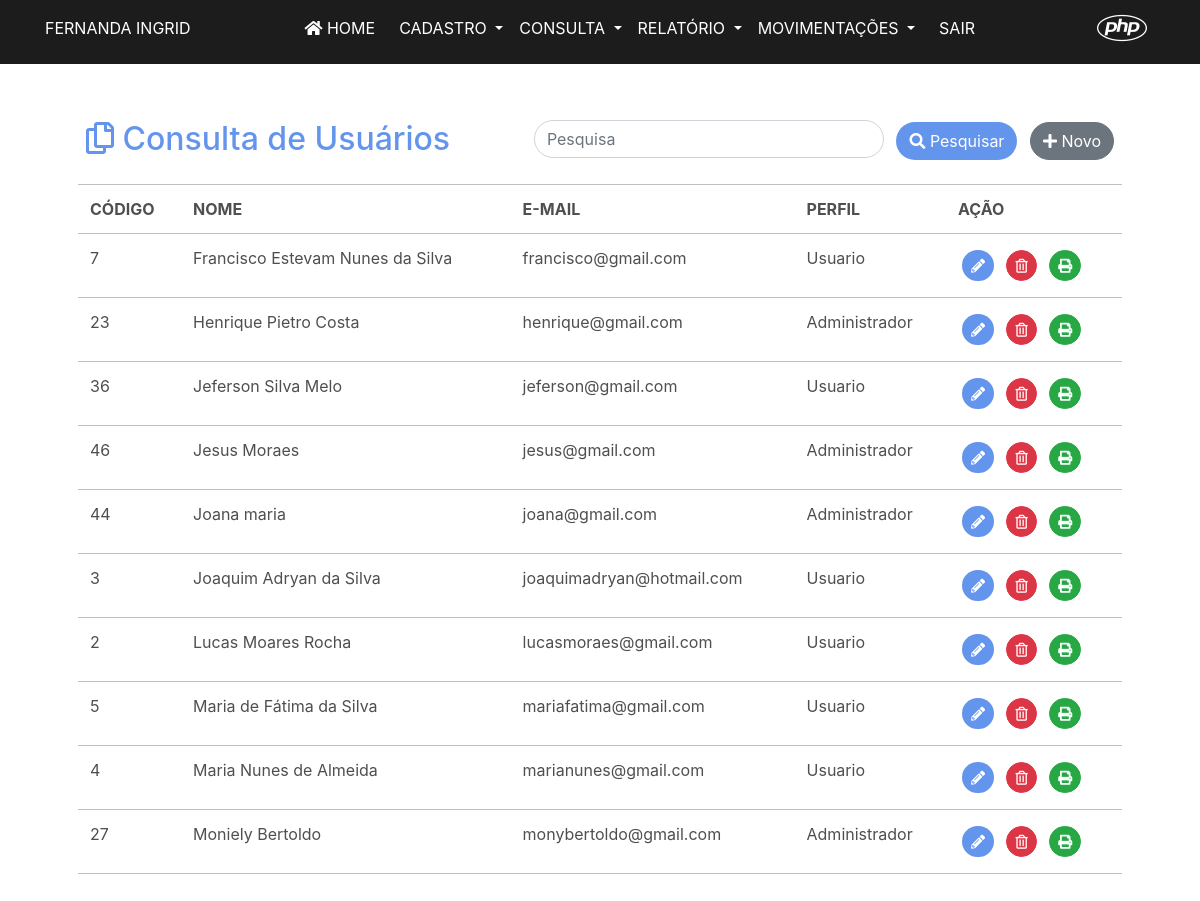
The page /lista_usuario.php (signed in) on the database its author committed.
### tables this page shows
CREATE TABLE `usuario` (
  `id` int(11) NOT NULL,
  `nome` varchar(50) NOT NULL,
  `email` varchar(50) NOT NULL,
  `senha` varchar(50) NOT NULL,
  `perfil` varchar(50) NOT NULL
);

### lista_usuario.php (the view, shortened to what this page needs)
<?php
include("conexao.php");
$consulta = "SELECT * FROM usuario ORDER BY nome";
$con = @mysqli_query($conexao, $consulta) or die($mysql->error);
?>
<!DOCTYPE html>
<html lang="en">
<head>
    <link rel="stylesheet" href="https://stackpath.bootstrapcdn.com/bootstrap/4.1.3/css/bootstrap.min.css">
    <link rel="stylesheet" href="https://cdnjs.cloudflare.com/ajax/libs/font-awesome/5.11.2/css/all.css">
</head>
<body>
    <?php include("header.php") ?>
    <div class="container-fluid">
        <div class="row m-5">
            <div class="col-md-12 mt-4">
                <form method="get" action="lista_usuario.php">
                    <div class="d-flex justify-content-between mt-5 mb-2 mr-2">
                        <div>
                            <h2 class="ml-2" style="color: #6495ED;"> <i class="far fa-copy"></i> Consulta de Usuários </h2>
                        </div>
                        <ul class="list-inline">
                            <li class="list-inline-item">
                                <input type="text" class="form-control" name="txtpesquisar" id="exampleInputPesquisar" aria-describedby="pesquisa" placeholder="Pesquisa" style="width: 350px; border-radius: 30px;">
                            </li>
                            <li class="list-inline-item">
                                <button type="submit" class="btn" style="background-color: #6495ED; color:white; border-radius: 30px;"><i class="fas fa-search"></i> Pesquisar</button>
                            </li>
                            <li class="list-inline-item">
                                <a href="cad_usuario.php" class="btn btn-secondary " style="border-radius: 30px;"> <i class="fas fa-plus"></i> Novo</a>
                            </li>
                        </ul>
                    </div>
                </form>
                <table class="table table-responsive-md table-borderless table-hover">
                    <thead>
                        <tr style="border-top: 1px solid #C0C0C0; border-bottom: 1px solid #C0C0C0; color: #4F4F4F">
                            <th>CÓDIGO</th>
                            <th>NOME</th>
                            <th>E-MAIL</th>
                            <th>PERFIL</th>
                            <th>AÇÃO</th>
                        </tr>
                    </thead>
                    <?php while ($dado = $con->fetch_array()) { ?>
                        <tbody>
                            <tr style="border-top: 1px solid #C0C0C0; border-bottom: 1px solid #C0C0C0; color: #4F4F4F">
                                <td> <?php echo $dado['id']; ?> </td>
                                <td> <?php echo $dado['nome']; ?> </td>
                                <td> <?php echo $dado['email']; ?> </td>
                                <td> <?php echo $dado['perfil']; ?> </td>
                                <td>
                                    <a href="ver_cad_usuario.php?codigo=<?php echo $dado['id']; ?>" class="btn btn-sm btn-alterar m-1" style="background-color: #6495ED; color:white; border-radius: 30px;" role="button">
                                        <i class="fas fa-pencil-alt"></i> </a>
                                    <a href="ver_excluir_usuario.php?codigo=<?php echo $dado['id']; ?>" class="btn btn-sm btn-danger m-1 btn-excluir" style="border-radius: 30px;" role="button">
                                        <i class="far fa-trash-alt"></i> </a>
                                    <a target="_blank" href="relatorio_usuario_individual.php?codigo=<?php echo $dado['id']; ?>" class="btn btn-success btn-sm m-1 btn-excluir" style=" border-radius: 30px;" role="button">
                                        <i class="fas fa-print"></i> </a>
                                </td>
                            </tr>
                        </tbody>
                    <?php } ?>
                </table>
            </div>
        </div>
    </div>
</body>
</html>

### rows shown on the page
usuario: id "7", nome "Francisco Estevam Nunes da Silva", email "francisco@gmail.com", perfil "Usuario"
usuario: id "23", nome "Henrique Pietro Costa", email "henrique@gmail.com", perfil "Administrador"
usuario: id "36", nome "Jeferson Silva Melo", email "jeferson@gmail.com", perfil "Usuario"
usuario: id "46", nome "Jesus Moraes", email "jesus@gmail.com", perfil "Administrador"
usuario: id "44", nome "Joana maria", email "joana@gmail.com", perfil "Administrador"
usuario: id "3", nome "Joaquim Adryan da Silva", email "joaquimadryan@hotmail.com", perfil "Usuario"
usuario: id "2", nome "Lucas Moares Rocha", email "lucasmoraes@gmail.com", perfil "Usuario"
usuario: id "5", nome "Maria de Fátima da Silva", email "mariafatima@gmail.com", perfil "Usuario"
usuario: id "4", nome "Maria Nunes de Almeida", email "marianunes@gmail.com", perfil "Usuario"
usuario: id "27", nome "Moniely Bertoldo", email "monybertoldo@gmail.com", perfil "Administrador"
